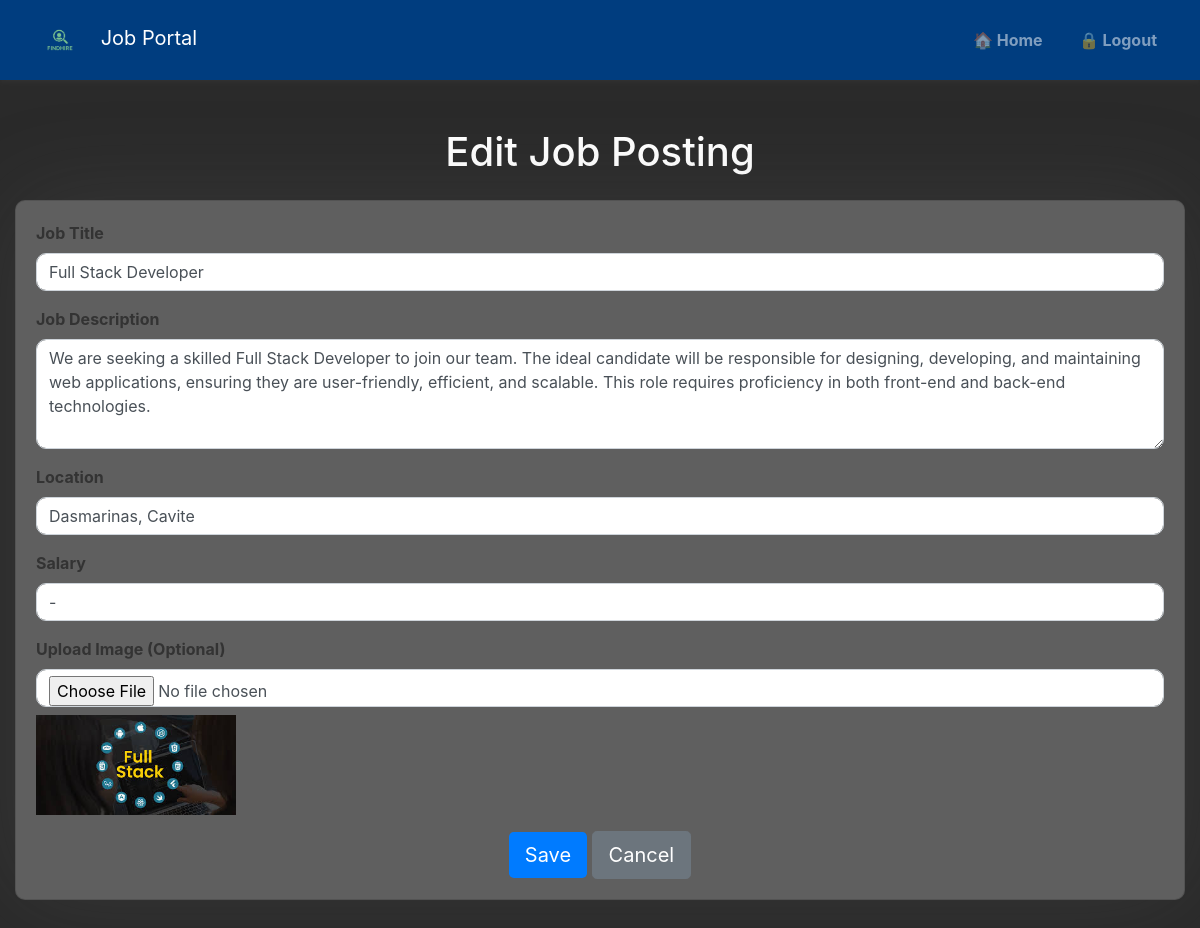
Page /edit.php?id=22 (signed in) on the committed database.
### tables this page shows
CREATE TABLE IF NOT EXISTS `job_postings` (
  `job_id` int(11) NOT NULL AUTO_INCREMENT,
  `job_title` varchar(255) NOT NULL,
  `job_description` text NOT NULL,
  `location` varchar(255) NOT NULL,
  `salary` varchar(255) DEFAULT NULL,
  `image_path` varchar(255) DEFAULT NULL,
  `last_updated` timestamp NOT NULL DEFAULT current_timestamp() ON UPDATE current_timestamp(),
  PRIMARY KEY (`job_id`)
);

### edit.php (the view, shortened to what this page needs)
<?php
require 'db.php';
$job_id = '';
$job_title = '';
$job_description = '';
$location = '';
$salary = '';
$image_path = null;
if (isset($_GET['id'])) {
    $job_id = $_GET['id'];
    $stmt = $pdo->prepare("SELECT * FROM job_postings WHERE job_id = ?");
    $stmt->execute([$job_id]);
    $job = $stmt->fetch();
    if ($job) {
        $job_title = $job['job_title'];
        $job_description = $job['job_description'];
        $location = $job['location'];
        $salary = $job['salary'];
        $image_path = $job['image_path'];
    }
}
?>
<!DOCTYPE html>
<html lang="en">
<head>
    <link rel="stylesheet" href="https://stackpath.bootstrapcdn.com/bootstrap/4.5.2/css/bootstrap.min.css">
    <link rel="stylesheet" href="/css/style.css">
</head>
<body>
<nav class="navbar navbar-expand-lg navbar-dark bg-primary">
    <div class="container">
        <a class="navbar-brand" href="#">
            <img src="/img/logo.png" alt="Job Portal Logo" style="width: 50px; height: 50px; margin-right: 10px;">
            Job Portal
        </a>
        <div class="collapse navbar-collapse" id="navbarNav">
            <ul class="navbar-nav ml-auto">
                <li class="nav-item">
                    <a class="nav-link" href="/hr/adminPage.php">🏠 Home</a>
                </li>
                <li class="nav-item">
                    <a class="nav-link" href="/login/logout.php">🔒 Logout</a>
                </li>
            </ul>
        </div>
    </div>
</nav>
<div class="container mt-5">
    <h1 class="text-center mb-4"><?php echo $job_id ? 'Edit' : 'Add'; ?> Job Posting</h1>
    <div class="card">
        <div class="card-body">
            <form method="POST" action="" enctype="multipart/form-data">
                <div class="form-group">
                    <label for="job_title">Job Title</label>
                    <input type="text" class="form-control" id="job_title" name="job_title" value="<?php echo htmlspecialchars($job_title); ?>" required>
                </div>
                <div class="form-group">
                    <label for="job_description">Job Description</label>
                    <textarea class="form-control" id="job_description" name="job_description" rows="4" required><?php echo htmlspecialchars($job_description); ?></textarea>
                </div>
                <div class="form-group">
                    <label for="location">Location</label>
                    <input type="text" class="form-control" id="location" name="location" value="<?php echo htmlspecialchars($location); ?>" required>
                </div>
                <div class="form-group">
                    <label for="salary">Salary</label>
                    <input type="text" class="form-control" id="salary" name="salary" value="<?php echo htmlspecialchars($salary); ?>">
                </div>
                <div class="form-group">
                    <label for="image">Upload Image (Optional)</label>
                    <input type="file" class="form-control" id="image" name="image" accept="image/*">
                    <?php if ($image_path): ?>
                        <img src="<?php echo $image_path; ?>" alt="Job Image" class="img-fluid mt-2" style="max-width: 200px;">
                    <?php endif; ?>
                </div>
                <div class="text-center">
                    <button type="submit" class="btn btn-primary btn-lg">Save</button>
                    <a href="/hr/adminPage.php" class="btn btn-secondary btn-lg">Cancel</a>
                </div>
            </form>
        </div>
    </div>
</div>
</body>
</html>

### css/style.css (style rules this page uses)
body { position: relative; background-color: #555; background-size: cover; background-position: center; background-repeat: no-repeat; margin: 0; color: #ffffff; min-height: 100vh; display: flex; flex-direction: column; }
body::before { content: ""; position: absolute; top: 0; left: 0; right: 0; bottom: 0; background: rgba(0, 0, 0, 0.5); z-index: 1; }
.container { flex: 1; max-width: 1200px; margin: 0 auto; padding: 0 15px; position: relative; z-index: 1; }
.card { margin-bottom: 30px; border-radius: 10px; background-color: rgba(101, 101, 101, 0.9); color: #333; box-shadow: 0 -2px 100px rgba(107, 107, 105, 0.2); }
.navbar { box-shadow: 0 2px 5px rgba(160, 159, 159, 0.2); width: 100%; padding: 10px 20px; position: static; background-color: #2e2e2e; }
.navbar-nav .nav-link { font-weight: bold; font-size: 16px; color: #ffffff; transition: color 0.3s ease, background-color 0.3s ease, transform 0.2s ease; margin-right: 20px; padding: 8px 16px; border-radius: 5px; }
.navbar-nav .nav-item:last-child .nav-link { margin-right: 0; }
.btn-primary { background-color: #007bff; border: none; transition: background-color 0.3s ease; }
.form-control { border: 1px solid #ced4da; border-radius: 10px; transition: border-color 0.3s ease; }
label { font-weight: bold; color: #333; }

### rows in the picture
job_postings: job_title "Full Stack Developer", job_description "We are seeking a skilled Full Stack Developer to join our team. The ideal candidate will be responsible for designing, developing, and maintaining web applications, ensuring they are user-friendly, efficient, and scalable. This role requires proficiency in both front-end and back-end technologies.", location "Dasmarinas, Cavite", salary "-", image_path (picture)
